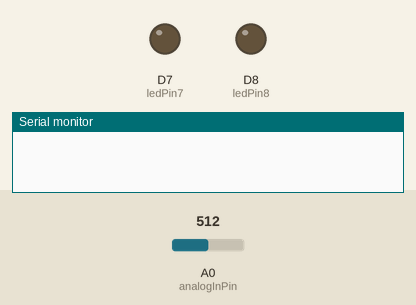
This sketch was run on a simulated ESP8266 (NodeMCU). On the bench: output pins drawn as LEDs (lit = HIGH), the last lines printed to the serial monitor. The inputs (shaded band) are chosen by the test bench; at power-on: A0 (analogInPin) = 512. WiFi joins after 1.5 s; servers stay silent unless stated; no MQTT or app messages arrive unless stated.

Above: at 0.0 s.
At 1.6 s:
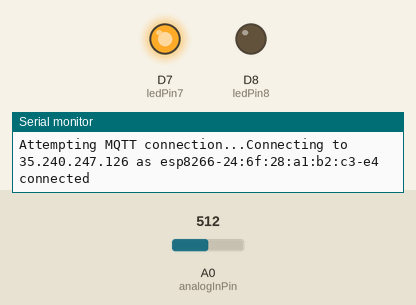
Timing chart, 0 to 3.1 s (numbered marks = the images above):
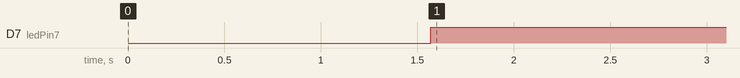

The sketch:

mqtt_MCU_LDR.ino
```cpp
#include <ESP8266WiFi.h>
#include <PubSubClient.h>
#include <SPI.h>

int l = 0;
int analogInPin = A0;

#define wifi_ssid "Galaxy Note20 Ultra"
#define wifi_password "12131415"
#define mqtt_server "35.240.247.126"


#define l1 "l1"

WiFiClient espClient;
PubSubClient client(espClient);

int ledPin7 = D7; // ไฟสีเขียวของค่าความเข้มแสง
int ledPin8 = D8; // ไฟสีแดงของค่าความเข้มแสง

void setup() {
  Serial.begin(115200);
  pinMode(ledPin7, OUTPUT); // sets the pin as output
  pinMode(ledPin8, OUTPUT); // sets the pin as output
  setup_wifi();
  client.setServer(mqtt_server, 1883);
}

String macToStr(const uint8_t* mac)
{
  String result;
  for (int i = 0; i < 6; ++i) {
    result += String(mac[i], 16);
    if (i < 5)
      result += ':';
  }
  return result;
}


void setup_wifi() {
  delay(10);
  // We start by connecting to a WiFi network
  Serial.println();
  Serial.print("Connecting to ");
  Serial.println(wifi_ssid);

  WiFi.begin(wifi_ssid, wifi_password);

  while (WiFi.status() != WL_CONNECTED) {
    delay(500);
    Serial.print(".");
  }

  Serial.println("");
  Serial.println("WiFi connected");
  Serial.println("IP address: ");
  Serial.println(WiFi.localIP());
}

void reconnect() {
  // Loop until we're reconnected
  while (!client.connected()) {
      Serial.print("Attempting MQTT connection...");

      // Generate client name based on MAC address and last 8 bits of microsecond counter
      String clientName;
      clientName += "esp8266-";
      uint8_t mac[6];
      WiFi.macAddress(mac);
      clientName += macToStr(mac);
      clientName += "-";
      clientName += String(micros() & 0xff, 16);
      Serial.print("Connecting to ");
      Serial.print(mqtt_server);
      Serial.print(" as ");
      Serial.println(clientName);


    // Attempt to connect
    // If you do not want to use a username and password, change next line to
  if (client.connect((char*) clientName.c_str())) {
    //if (client.connect((char*) clientName.c_str()), mqtt_user, mqtt_password)) {
      Serial.println("connected");
    } else {
      Serial.print("failed, rc=");
      Serial.print(client.state());
      Serial.println(" try again in 5 seconds");
      // Wait 5 seconds before retrying
      delay(5000);
    }
  }
  int sensorValue = analogRead(A0); //ค่าวัดความเข้มแสง
  l = analogRead(analogInPin);
  if (l > 600) {
    digitalWrite(ledPin7, LOW); // สั่งให้ LED ที่ Pin ดับ *ไฟสีเขียว
    digitalWrite(ledPin8, HIGH); // สั่งให้ LED ที่ Pin2 ติดสว่าง *ไฟสีแดง
  }
  else {
    digitalWrite(ledPin7, HIGH); // สั่งให้ LED ที่ Pin ติดสว่าง *ไฟสีเขียว
    digitalWrite(ledPin8, LOW); // สั่งให้ LED ที่ Pin2 ดับ *ไฟสีแดง
  }
}


void loop() {

      if (!client.connected()) {
        reconnect();
      }
      client.loop();

      // Wait a few seconds between measurements.
      delay(5000);

int sensorValue = analogRead(A0); //ค่าวัดความเข้มแสง
  l = analogRead(analogInPin);
   float lf = l / 10.24;

  Serial.print(" ✸ ✷ ✶ ✴ ");
      Serial.print("ความสว่างความเข้มแสง      ⇨ ");
      Serial.print(String(lf).c_str());
      Serial.println(" cd ");
      client.publish(l1, String(lf).c_str(), true);
}
```

Measured:
- by itself, D7 (ledPin7): LOW → HIGH at 1.6 s
